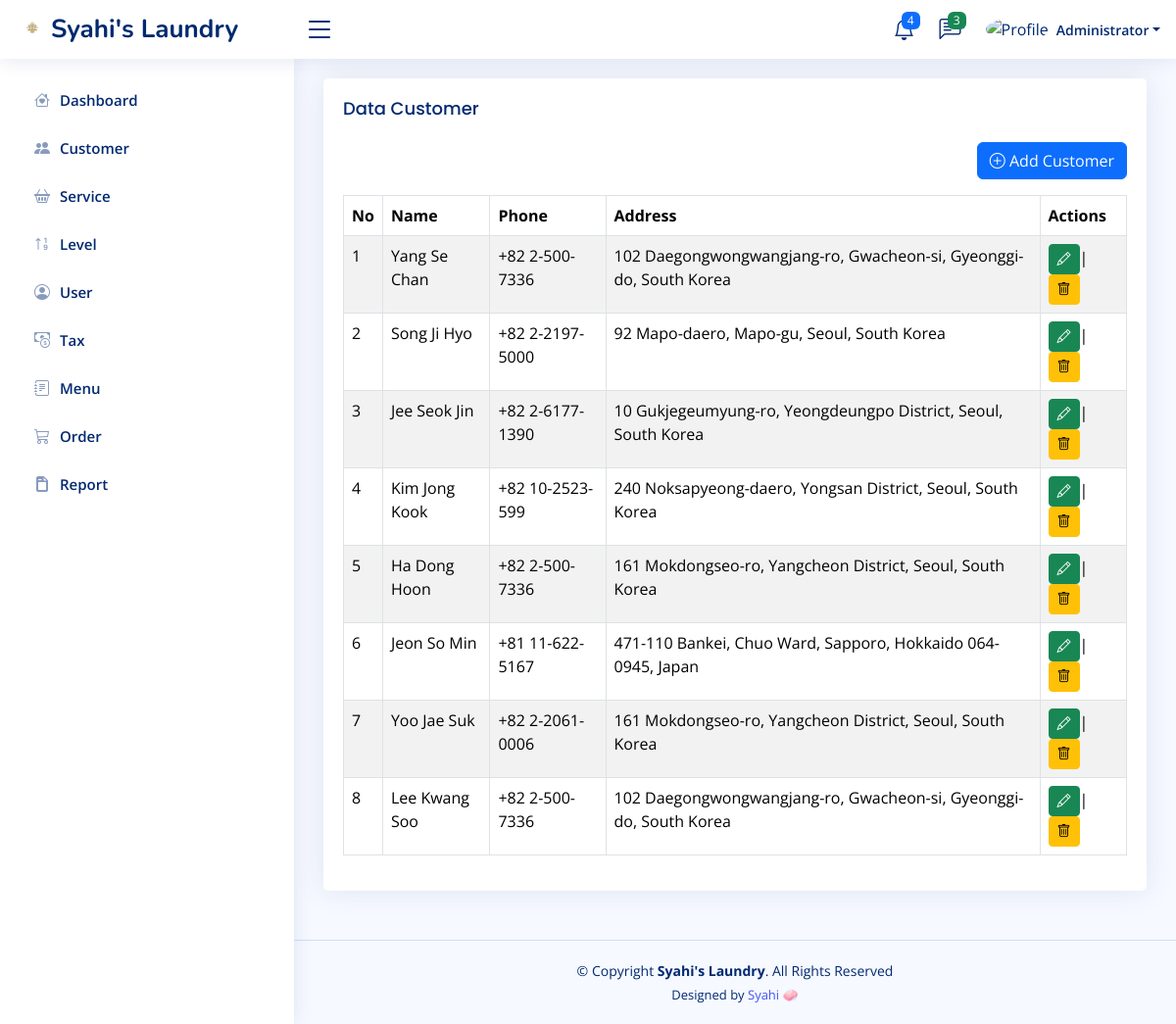
Screenshot of /home.php?page=customer (signed in) with the database file from the repository.
### tables this page shows
CREATE TABLE `level_menus` (
  `id` int(11) NOT NULL,
  `level_id` int(11) NOT NULL,
  `menu_id` int(11) NOT NULL,
  `created_at` timestamp NOT NULL DEFAULT current_timestamp(),
  `updated_at` timestamp NULL DEFAULT NULL ON UPDATE current_timestamp()
);

CREATE TABLE `menus` (
  `id` int(11) NOT NULL,
  `name` varchar(30) NOT NULL,
  `icon` varchar(30) NOT NULL,
  `link` varchar(35) NOT NULL,
  `order` int(11) NOT NULL,
  `created_at` timestamp NOT NULL DEFAULT current_timestamp(),
  `updated_at` timestamp NULL DEFAULT NULL ON UPDATE current_timestamp()
);

CREATE TABLE `customers` (
  `id` int(11) NOT NULL,
  `name` varchar(100) NOT NULL,
  `phone` varchar(15) NOT NULL,
  `address` text NOT NULL,
  `created_at` timestamp NOT NULL DEFAULT current_timestamp(),
  `updated_at` timestamp NULL DEFAULT NULL ON UPDATE current_timestamp()
);

### pages/customer.php (the view, shortened to what this page needs)
<?php
require_once 'config/config.php';
$query = mysqli_query($config, "SELECT * FROM customers u ORDER BY u.id DESC");
$customers = mysqli_fetch_all($query, MYSQLI_ASSOC);
?>
<div class="row">
  <div class="col-sm-12">
    <div class="card">
      <div class="card-body">
        <h3 class="card-title">Data Customer</h3>
        <div class="mb-3" align="right">
          <a href="?page=tambah-customer" class="btn btn-primary">
            <i class="bi bi-plus-circle"></i> Add Customer
          </a>
        </div>
        <table class="table table-bordered table-striped datatable">
          <thead>
            <tr>
              <th>No</th>
              <th>Name</th>
              <th>Phone</th>
              <th>Address</th>
              <th>Actions</th>
            </tr>
          </thead>
          <tbody>
            <?php foreach ($customers as $key => $value): ?>
              <tr>
                <td><?php echo $key += 1 ?></td>
                <td><?php echo $value['name'] ?></td>
                <td><?php echo $value['phone'] ?></td>
                <td><?php echo $value['address'] ?></td>
                <td>
                  <a class="btn btn-success btn-sm" href="?page=tambah-customer&edit=<?php echo $value['id'] ?>">
                    <i class="bi bi-pencil"></i>
                  </a>|
                  <a class="btn btn-warning btn-sm" onclick="return confirm('Are you sure you want to delete this customer?')"
                    href="?page=customer&delete=<?php echo $value['id'] ?>">
                    <i class="bi bi-trash"></i>
                  </a>
                </td>
              </tr>
            <?php endforeach ?>
          </tbody>
        </table>
      </div>
    </div>
  </div>
</div>

### include/sidebar.php (shortened to what this page needs)
<?php
$level_id = $_SESSION['LEVEL_ID'] ?? '';
$queryLevelMenu = mysqli_query($config, "SELECT * FROM menus JOIN level_menus ON menus.id = level_menus.menu_id WHERE level_id  = '$level_id' ORDER BY `order` ASC");
$rowLevelMenus = mysqli_fetch_all($queryLevelMenu, MYSQLI_ASSOC);
?>
<aside id="sidebar" class="sidebar">
  <ul class="sidebar-nav" id="sidebar-nav">
    <?php foreach ($rowLevelMenus as $rowLevelMenu): ?>
      <li class="nav-item">
        <a class="nav-link collapsed" href="?page=<?php echo $rowLevelMenu['link'] ?>">
          <i class="<?php echo $rowLevelMenu['icon'] ?>"></i>
          <span><?php echo $rowLevelMenu['name'] ?></span>
        </a>
      </li>
    <?php endforeach ?>
      </ul>
</aside>

### assets/css/style.css (style rules this page uses)
:root { scroll-behavior: smooth; }
body { font-family: "Open Sans", sans-serif; background: #f6f9ff; color: #444444; }
a { color: #4154f1; text-decoration: none; }
h1, h2, h3, h4, h5, h6 { font-family: "Nunito", sans-serif; }
.card { margin-bottom: 30px; border: none; border-radius: 5px; box-shadow: 0px 0 30px rgba(1, 41, 112, 0.1); }
.card-title { padding: 20px 0 15px 0; font-size: 18px; font-weight: 500; color: #012970; font-family: "Poppins", sans-serif; }
.card-body { padding: 0 20px 20px 20px; }
.sidebar { position: fixed; top: 60px; left: 0; bottom: 0; width: 300px; z-index: 996; transition: all 0.3s; padding: 20px; overflow-y: auto; scrollbar-width: thin; scrollbar-color: #aab7cf transparent; box-shadow: 0px 0px 20px rgba(1, 41, 112, 0.1); background-color: #fff; }
.sidebar-nav { padding: 0; margin: 0; list-style: none; }
.sidebar-nav li { padding: 0; margin: 0; list-style: none; }
.sidebar-nav .nav-item { margin-bottom: 5px; }
.sidebar-nav .nav-link { display: flex; align-items: center; font-size: 15px; font-weight: 600; color: #4154f1; transition: 0.3; background: #f6f9ff; padding: 10px 15px; border-radius: 4px; }
.sidebar-nav .nav-link i { font-size: 16px; margin-right: 10px; color: #4154f1; }
.sidebar-nav .nav-link.collapsed { color: #012970; background: #fff; }
.sidebar-nav .nav-link.collapsed i { color: #899bbd; }

### rows the page displays
level_menus: menu.name "Dashboard"
level_menus: menu.name "Customer"
level_menus: menu.name "Service"
level_menus: menu.name "Level"
level_menus: menu.name "User"
level_menus: menu.name "Tax"
level_menus: menu.name "Menu"
level_menus: menu.name "Order"
level_menus: menu.name "Report"
customers: key "1", name "Yang Se Chan", phone "+82 2-500-7336", address "102 Daegongwongwangjang-ro, Gwacheon-si, Gyeonggi-do, South Korea"
customers: key "2", name "Song Ji Hyo", phone "+82 2-2197-5000", address "92 Mapo-daero, Mapo-gu, Seoul, South Korea"
customers: key "3", name "Jee Seok Jin", phone "+82 2-6177-1390", address "10 Gukjegeumyung-ro, Yeongdeungpo District, Seoul, South Korea"
customers: key "4", name "Kim Jong Kook", phone "+82 10-2523-599", address "240 Noksapyeong-daero, Yongsan District, Seoul, South Korea"
customers: key "5", name "Ha Dong Hoon", phone "+82 2-500-7336", address "161 Mokdongseo-ro, Yangcheon District, Seoul, South Korea"
customers: key "6", name "Jeon So Min", phone "+81 11-622-5167", address "471-110 Bankei, Chuo Ward, Sapporo, Hokkaido 064-0945, Japan"
customers: key "7", name "Yoo Jae Suk", phone "+82 2-2061-0006", address "161 Mokdongseo-ro, Yangcheon District, Seoul, South Korea"
customers: key "8", name "Lee Kwang Soo", phone "+82 2-500-7336", address "102 Daegongwongwangjang-ro, Gwacheon-si, Gyeonggi-do, South Korea"

### other values shown
$_SESSION['NAME'] "Administrator"
